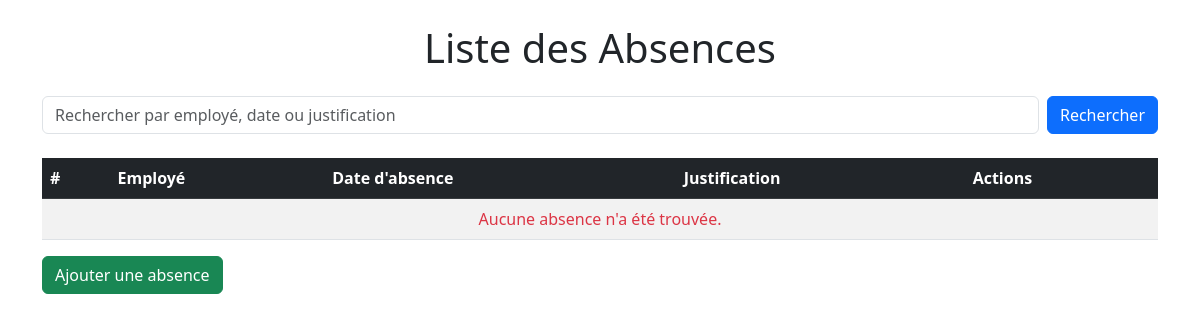
/absences/, run on an earlier commit of the app's database.
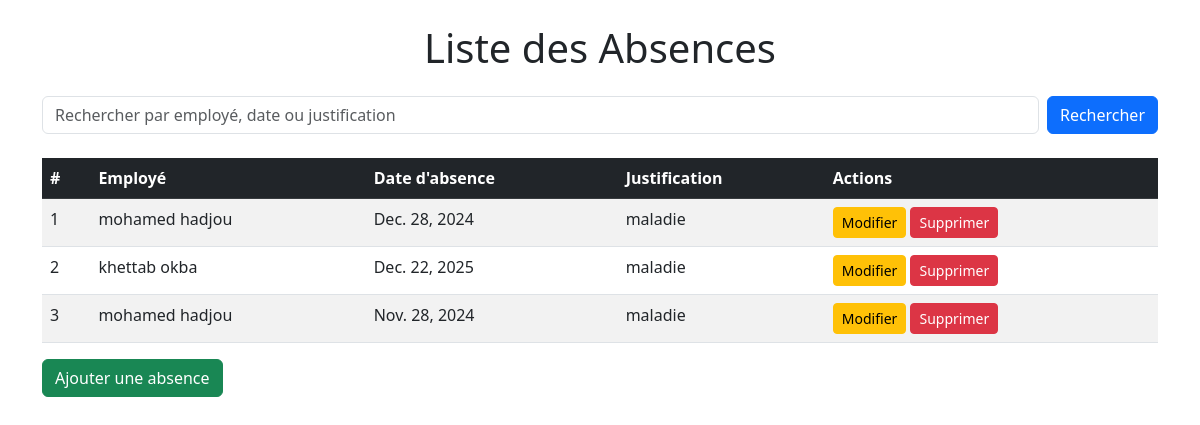
And on a later commit of the database.
### admin_rh/models.py (models this page shows, shortened)
class Absence(models.Model):
    employe=models.ForeignKey(Employe, on_delete=models.CASCADE,related_name="rel_abs")
    date_Absence=models.DateField()
    justification=models.CharField(max_length=500)

class Employe(models.Model):
    nom = models.CharField(max_length=50)
    prenom = models.CharField(max_length=50)
    sexe = models.CharField(max_length=10,choices=[('M', 'HOMME'), ('F', 'FEMME')],default='M')
    adresse=models.CharField(max_length=250)
    date_naissance = models.DateField()
    email = models.EmailField(max_length=100)
    date_embauche = models.DateField()
    service = models.ForeignKey(Service, on_delete=models.CASCADE,related_name="rel_emp")

### admin_rh/views.py (the view)
# urls.py: path('absences/', views.afficherAbsences, name='listeAbsences'),
def afficherAbsences(request):
    absences = Absence.objects.all()
    return render(request, 'liste_absences.html', {'absences': absences, 'search_mode': False})

### admin_rh/templates/liste_absences.html (shortened to what this page needs)
<!DOCTYPE html>
<html lang="en">
<head>
    <link href="https://cdn.jsdelivr.net/npm/bootstrap@5.3.0/dist/css/bootstrap.min.css" rel="stylesheet">
</head>
<body>
<div class="container mt-4">
    <h1 class="text-center mb-4">Liste des Absences</h1>
    <form method="get" action="{% url 'rechercher_absences' %}" class="d-flex mb-4">
        <input
            type="text"
            name="search"
            class="form-control me-2"
            placeholder="Rechercher par employé, date ou justification"
            value="{{ request.GET.search }}">
        <button type="submit" class="btn btn-primary">Rechercher</button>
    </form>
    <table class="table table-striped table-hover">
        <thead class="table-dark">
            <tr>
                <th>#</th>
                <th>Employé</th>
                <th>Date d'absence</th>
                <th>Justification</th>
                <th>Actions</th>
            </tr>
        </thead>
        <tbody>
            {% for absence in absences %}
                <tr>
                    <td>{{ forloop.counter }}</td>
                    <td>{{ absence.employe.prenom }} {{ absence.employe.nom }}</td>
                    <td>{{ absence.date_Absence }}</td>
                    <td>{{ absence.justification }}</td>
                    <td>
                        <a href="{% url 'editerAbsence' absence.id %}" class="btn btn-warning btn-sm">Modifier</a>
                        <a href="{% url 'supprimerAbsence' absence.id %}" class="btn btn-danger btn-sm">Supprimer</a>
                    </td>
                </tr>
            {% empty %}
                <tr>
                    <td colspan="5" class="text-center text-danger">
                        {% if request.GET.search %}
                            Aucun résultat trouvé pour "{{ request.GET.search }}".
                        {% else %}
                            Aucune absence n'a été trouvée.
                        {% endif %}
                    </td>
                </tr>
            {% endfor %}
        </tbody>
    </table>
    <a href="{% url 'ajouterAbsence' %}" class="btn btn-success">Ajouter une absence</a>
</div>
</body>
</html>

What changed in the data, as far as the page shows it:
added Absence: employe.prenom "mohamed", employe.nom "hadjou", date_Absence "Dec. 28, 2024", justification "maladie"
added Absence: employe.prenom "khettab", employe.nom "okba", date_Absence "Dec. 22, 2025", justification "maladie"
added Absence: employe.prenom "mohamed", employe.nom "hadjou", date_Absence "Nov. 28, 2024", justification "maladie"
Also different on the page:
text no longer shown: "Aucune absence n'a été trouvée."
